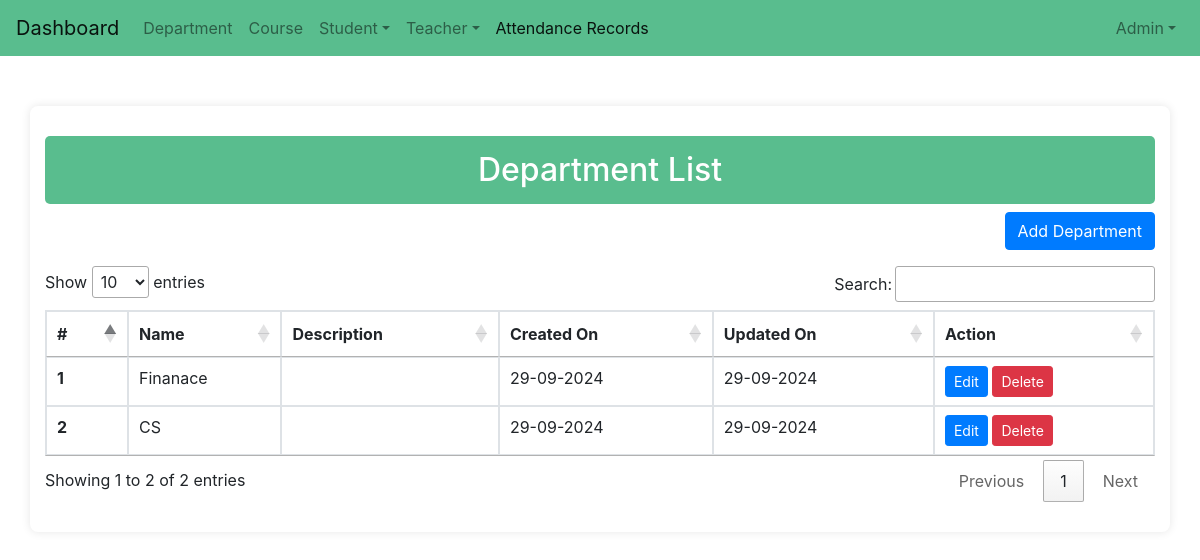
Before: /department_list/ (signed in) with the older database file.
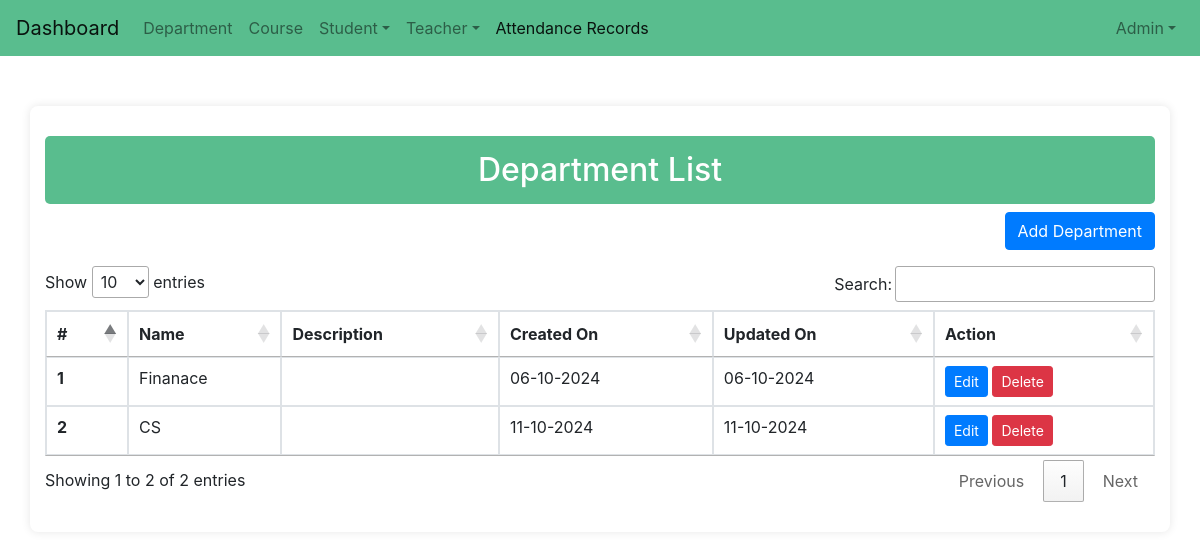
After: the same page with the newer database file.
### attandance/models.py (models this page shows, shortened)
class Department(models.Model):
    dep_id = models.CharField(max_length=100, null=True)
    name = models.CharField(max_length=255, )
    description = models.TextField(blank=True, null=True)
    created_on = models.DateTimeField(auto_now_add=True)
    updated_on = models.DateTimeField(auto_now=True)

### attandance/views.py (the view)
# urls.py: path('department_list/', views.department_list , name = 'department_list'),
@login_required(login_url='home')
def department_list(request):
    design = Department.objects.all()
    context = {
        'design': design,
    }
    return render(request , 'admin/department/department_list.html',context)

### templates/admin/department/department_list.html (shortened to what this page needs)
<!DOCTYPE html>
<html lang="en">
{% load static %}
<head>
</head>
<body>
    {% include 'navbar.html' %}
    <div class="container">
        <h2 class="text-center">Department List</h2>
        <div class="text-right mb-3">
            <a class="btn btn-primary" href="{% url 'department_add' %}">Add Department</a>
        </div>
        <div class="table-responsive">
            <table class="table table-bordered" id="departmentList">
                <thead>
                    <tr>
                        <th>#</th>
                        <th>Name</th>
                        <th>Description</th>
                        <th>Created On</th>
                        <th>Updated On</th>
                        <th>Action</th>
                    </tr>
                </thead>
                <tbody>
                    {% for i in design %}
                    <tr>
                        <th scope="row">{{ forloop.counter }}</th>
                        <td>{{ i.name }}</td>
                        <td>{{ i.description }}</td>
                        <td>{{ i.created_on|date:'d-m-Y' }}</td>
                        <td>{{ i.updated_on|date:'d-m-Y' }}</td>
                        <td class="action-buttons">
                            <a class="btn btn-primary btn-sm" href="{% url 'department_update' i.pk %}">Edit</a>
                            <button class="btn btn-danger btn-sm delete-btn"
                                data-url="{% url 'department_delete' i.pk %}">Delete</button>
                        </td>
                    </tr>
                    {% endfor %}
                </tbody>
            </table>
        </div>
</body>
</html>

Changed rows visible on the page:
changed Department "Finanace": created_on "29-09-2024" → "06-10-2024"; updated_on "29-09-2024" → "06-10-2024"
changed Department "CS": created_on "29-09-2024" → "11-10-2024"; updated_on "29-09-2024" → "11-10-2024"
